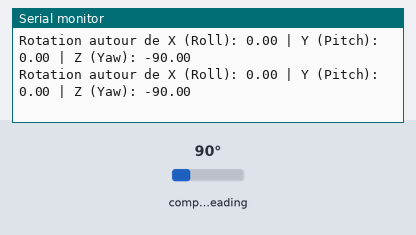
The sketch below on a simulated Arduino Uno, built with avr-gcc and run on an emulated ATmega328P. Parts: the last lines printed to the serial monitor. The test bench sets the inputs (shaded band); at power-on: compass heading 90°.

Above: at 2.2 s.
2.3 s: compass heading set to 7°
At 2.5 s:
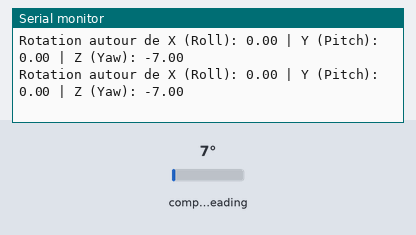
5.3 s: compass heading set to 90°
At 5.36 s:
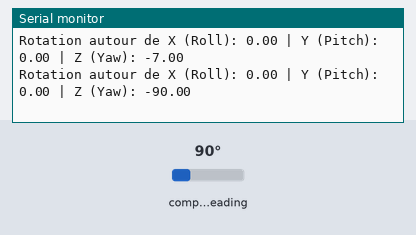
8.3 s: compass heading set to 352°
At 8.36 s:
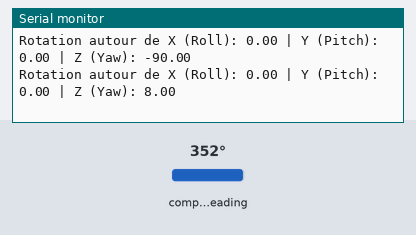
11.3 s: compass heading set to 180°
At 11.3 s:
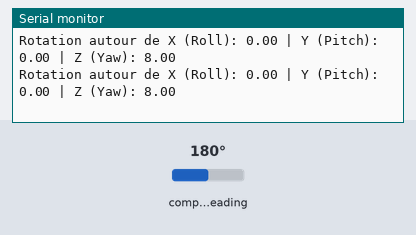
14.3 s: compass heading set to 269°
At 14.4 s:
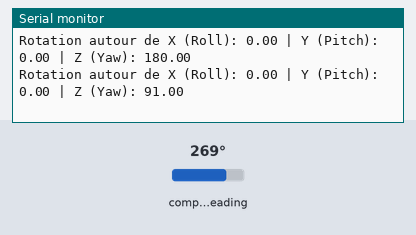
Timing chart, 0 to 17.3 s (numbered marks = the images above; inputs shaded):
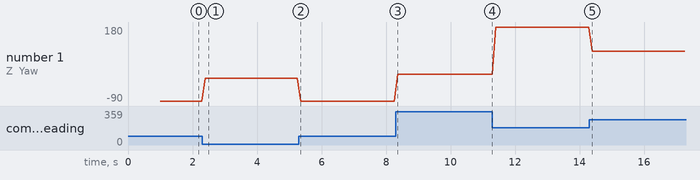

Measured:
- after the input at 2.3 s, the serial monitor: prints a new line after 0.09 s (image 1)
- after the input at 5.3 s, the serial monitor: prints a new line after 0.06 s (image 2)
- after the input at 8.3 s, the serial monitor: prints a new line after 0.06 s (image 3)
- after the input at 14.3 s, the serial monitor: prints a new line after 0.10 s (image 5)
- plotted number 1: -90 → -7 after the input at 2.3 s, -7 → -90 after the input at 5.3 s, -90 → 8 after the input at 8.3 s, 8 → 180 after the input at 11.3 s, 180 → 91 after the input at 14.3 s

The sketch:

Volting_MUSIC_Arduino_Affichage_quaternions_degre.ino
```cpp
#include <Wire.h>
#include <Adafruit_Sensor.h>
#include <Adafruit_BNO055.h>
#include <utility/imumaths.h>

Adafruit_BNO055 bno = Adafruit_BNO055(55);

void setup() {
  Serial.begin(9600);
  if (!bno.begin()) {
    Serial.println("Erreur : BNO055 non détecté !");
    while (1);
  }
  delay(1000);
  bno.setExtCrystalUse(true);
}

void loop() {
  // Récupération du quaternion brut du capteur
  imu::Quaternion quat = bno.getQuat();

  // Conversion en angles d’Euler dans le bon ordre
  float qw = quat.w();
  float qx = quat.x();
  float qy = quat.y();
  float qz = quat.z();

  // Formules standard de conversion quaternion → roll/pitch/yaw
  float roll  = atan2(2.0 * (qw * qx + qy * qz),
                      1.0 - 2.0 * (qx * qx + qy * qy));
  float pitch = asin(2.0 * (qw * qy - qz * qx));
  float yaw   = atan2(2.0 * (qw * qz + qx * qy),
                      1.0 - 2.0 * (qy * qy + qz * qz));

  // Conversion en degrés
  roll  *= 180.0 / PI;
  pitch *= 180.0 / PI;
  yaw   *= 180.0 / PI;

  // Affichage
  Serial.print("Rotation autour de X (Roll): ");
  Serial.print(roll);
  Serial.print(" | Y (Pitch): ");
  Serial.print(pitch);
  Serial.print(" | Z (Yaw): ");
  Serial.println(yaw);

  delay(100);
}
```
